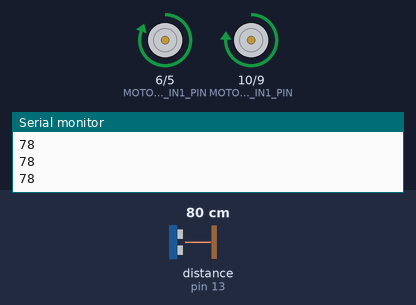
The sketch below on a simulated Arduino Uno, built with avr-gcc and run on an emulated ATmega328P. Parts: motor-driver pin pairs drawn as motors (green arrow = first pin HIGH = forward, orange = second pin HIGH = backward, longer = more drive), the last lines printed to the serial monitor. Wiring (inferred from the names in the program): ultrasonic range finder: trigger pin 12; echo pin 13. The test bench sets the inputs (shaded band); at power-on: distance to the obstacle (sensor on pin 13) 80 cm. The echo pulse lasts 58.3 µs per cm.

Above: at 2.2 s.
2.3 s: distance to the obstacle (sensor on pin 13) set to 26 cm
3.8 s: distance to the obstacle (sensor on pin 13) set to 21 cm
At 4.22 s:
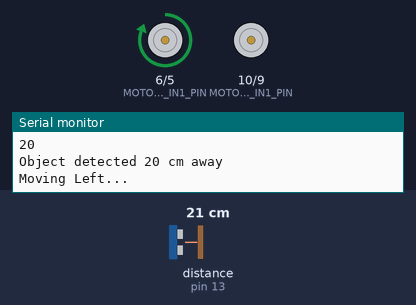
At 5.7 s:
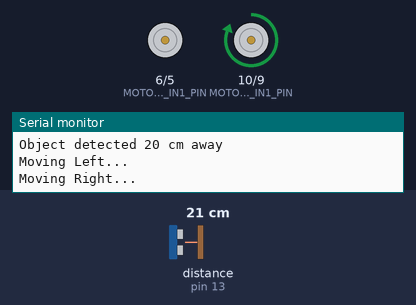
8.4 s: distance to the obstacle (sensor on pin 13) set to 2 cm
Timing chart, 0 to 12.4 s (numbered marks = the images above; inputs shaded):
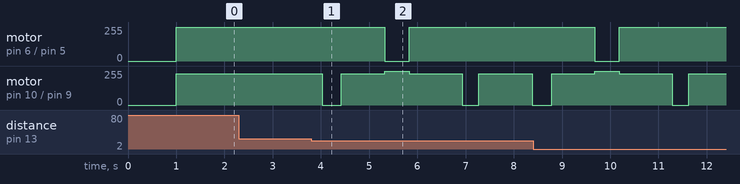

Measured:
- the behaviour switches between 24 and 23 cm on distance to the obstacle (sensor on pin 13) (found by bisection; images 0 and 1)

The sketch:

objectAvoidance.ino
```cpp
//defining the pins
#define   MOTOR_A_IN1_PIN   10  // motor A pin 1 high for Forward
#define   MOTOR_A_IN2_PIN    9

#define   MOTOR_B_IN1_PIN    6
#define   MOTOR_B_IN2_PIN    5

#define   TRIGGER_PIN       12
#define   ECHO_PIN          13

#define   AVOID_OBJECT

// MOTOR A IS THE LEFT ONE, B IS THE RIGHT ONE

void setup() {
  Serial.begin(9600);
  pinMode(MOTOR_A_IN1_PIN, OUTPUT);
  pinMode(MOTOR_A_IN2_PIN, OUTPUT);

  pinMode(MOTOR_B_IN1_PIN, OUTPUT);
  pinMode(MOTOR_B_IN2_PIN, OUTPUT);

  pinMode(TRIGGER_PIN, OUTPUT);
  pinMode(ECHO_PIN, INPUT);

  // Giving the motors 0 power first
  analogWrite(MOTOR_A_IN1_PIN, 0);
  analogWrite(MOTOR_A_IN2_PIN, 0);

  analogWrite(MOTOR_B_IN1_PIN, 0);
  analogWrite(MOTOR_B_IN2_PIN, 0);

  delay(1000);
}

void loop() {
  //assigning the distance variable to the value returned by the getDistance() function
  long distance = getDistance();
  Serial.println(distance);

  moveForward(235, 255, 0, 0, 0);

  //if the distance between the ultrasonic sensor and the object is less than 25, avoid the object
#ifdef AVOID_OBJECT
  if (distance < 23) {
    Serial.print("Object detected ");
    Serial.print(getDistance());
    Serial.println(" cm away");

    moveLeft(0, 255, 0, 0, 400);
    delay(500);

    moveRight(255, 0, 0, 0, 500);
    delay(700);

    moveLeft(0, 255, 0, 0, 350);

    delay(200);
  }
#endif

  delay(500);
}

long getDistance() {
  //sending a short ultrasonic signal
  digitalWrite(TRIGGER_PIN, LOW);
  delayMicroseconds(2);
  digitalWrite(TRIGGER_PIN, HIGH);
  delayMicroseconds(10);
  digitalWrite(TRIGGER_PIN, LOW);

  //counting the duration of the signal and converting it to the distance in cm
  long duration = pulseIn(ECHO_PIN, HIGH);
  return duration * 0.034 / 2;  // Convert time to distance in cm
}

//The robot moves forward in a straight line
void moveForward(int a, int x, int b, int y, int time) {
  analogWrite(MOTOR_A_IN1_PIN, a);
  analogWrite(MOTOR_A_IN2_PIN, b);

  analogWrite(MOTOR_B_IN1_PIN, x);
  analogWrite(MOTOR_B_IN2_PIN, y);

  delay(time);
}

//The robot moves backwards in a straight line
void moveBackward(int a, int x, int b, int y) {
  analogWrite(MOTOR_A_IN1_PIN, a);
  analogWrite(MOTOR_A_IN2_PIN, b);

  analogWrite(MOTOR_B_IN1_PIN, x);
  analogWrite(MOTOR_B_IN2_PIN, y);
}

//The robot turns right by giving no power to the right wheel and giving maximum power to the left one
void moveRight(int a, int x, int b, int y, int time) {
  Serial.println("Moving Right...");

  analogWrite(MOTOR_A_IN1_PIN, a);
  analogWrite(MOTOR_A_IN2_PIN, b);

  analogWrite(MOTOR_B_IN1_PIN, x);
  analogWrite(MOTOR_B_IN2_PIN, y);

  delay(time);

  moveForward(235, 255, 0, 0, 400);
}

//The robot turns right by giving no power to the left wheel and giving maximum power to the right one
void moveLeft(int a, int x, int b, int y, int time) {
  Serial.println("Moving Left...");

  analogWrite(MOTOR_A_IN1_PIN, 0);
  analogWrite(MOTOR_A_IN2_PIN, 0);

  analogWrite(MOTOR_B_IN1_PIN, 255);
  analogWrite(MOTOR_B_IN2_PIN, 0);

  delay(time);

  moveForward(235, 255, 0, 0, 400);
}
```
